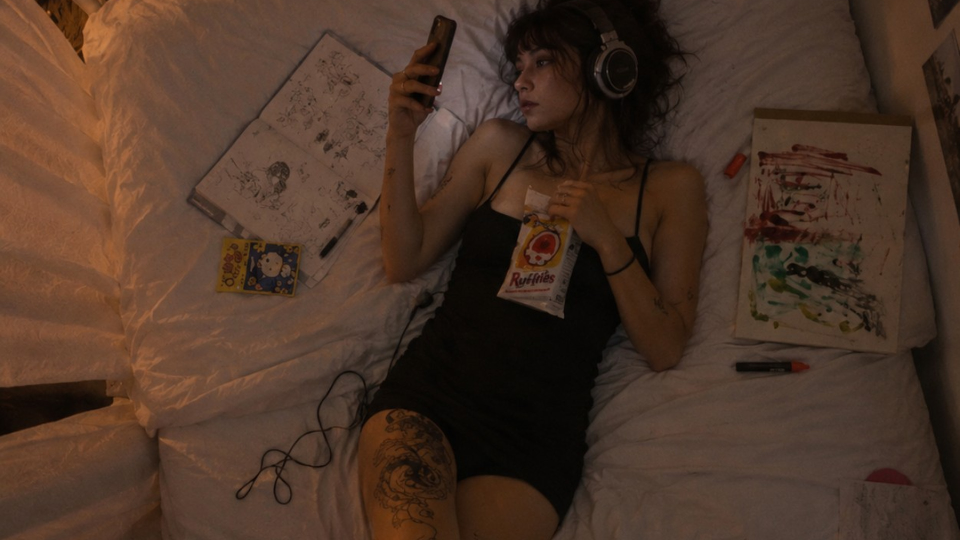
#> input picture casa-lux/assets/lux_43_bocetos.jpg, 1920 x 1080 px (shown at 1/2 size)
$ python -i generar_catalogo_cine.py   (imports and definitions only)
#> lines starting #> are read from the running program, lines starting #| are printed output that depends on the picture
#!/usr/bin/env python3
"""Catálogo de los encuadres cinematográficos usados por Casa de Lu Roth."""
import base64
import io
import json
import math
import re
from pathlib import Path
from PIL import Image, ImageDraw, ImageFont, ImageOps

ROOT = Path(__file__).resolve().parent
# [1 line that did not run here, left out]
# [1 line that did not run here, left out]
# [2 lines not run here, left out]
# [1 line that did not run here, left out]
# [1 line that did not run here, left out]
# [2 lines not run here, left out]
# Los nuevos planos usan sintaxis JS con comillas simples; se toman por nombres de archivo.
independent = [
    ("Auriculares y cuaderno", "assets/lux_43_bocetos.jpg"),
    ("Descanso bajo el edredón", "assets/lux_44_dormir.jpg"),
    ("Con el gato negro", "assets/lux_45_gato.jpg"),
    ("Sobre sábanas blancas", "assets/lux_46_sabanas.jpg"),
    ("Retrato cálido · Lux", "assets/lux_47_retrato_calido.jpg"),
    ("Lux · Lienzo negro", "assets/lux_48_taller_negro.jpg"),
    ("Lux · Retrato fragmentado", "assets/lux_49_retrato_fragmentado.jpg"),
    ("Lu Roth · Escaleras y abrigo", "assets/lu_roth_49_escalera_abrigo.jpg"),
    ("Lu Roth · Bolso y grafitis", "assets/lu_roth_50_bolso_grafitis.jpg"),
    ("Lu Roth · Bañera violeta", "assets/lu_roth_51_banera_violeta.jpg"),
    ("Lu Roth · Pasillo verde", "assets/lu_roth_52_pasillo_verde.jpg"),
    ("Lu Roth · Baño turquesa", "assets/lu_roth_53_bano_turquesa.jpg"),
    ("La gravedad es una opinión", "assets/lu_roth_54_gravedad_pintura.jpg"),
    ("Mala postura · cerámica", "assets/lu_roth_55_mala_postura_ceramica.jpg"),
    ("Televisor · señal perdida", "assets/lu_roth_56_televisor_estatica.jpg"),
    ("Tienda de madrugada", "assets/lu_roth_57_tienda_nocturna.jpg")
]
focus = [[50,42],[50,43],[50,43],[50,53],[53,35],[51,46],[50,45],[50,49],[50,40],[50,43],[51,40],[53,43],[50,47],[52,43],[50,49],[50,43],[51,38],[50,42],[50,47],[50,41],[50,42],[52,42],[50,41],[50,50],[50,44],[50,44],[50,43],[50,45],[50,49],[50,44],[50,43],[51,43],[50,46],[50,38],[51,46],[50,41],[50,47],[50,40],[49,53],[55,52],[55,49],[49,15],[57,34]]
# [2 lines not run here, left out]
packs = {}
# [5 lines not run here, left out]

def original(i):
    if i < len(scenes):
        original_i = i + (10 if i >= 16 else 0)
        packid = 24 + original_i + (1 if original_i >= 37 else 0)
        if packid not in packs:
            raise ValueError(f"Plano {i+1} sin imagen pack {packid}")
        return Image.open(io.BytesIO(packs[packid])).convert("RGB"), scenes[i]["name"]
    name, filename = independent[i-len(scenes)]
    path = ROOT / filename
    if not path.exists():
        raise FileNotFoundError(path)
    return Image.open(path).convert("RGB"), name

def black_side_crop(im):
    w, h = im.size
    sample = im.resize((240, 135), Image.Resampling.BILINEAR)
    def bar(x):
        n = 0
        for y in range(17,121,7):
            if max(sample.getpixel((x,y))) <= 8:
                n += 1
        return n / len(range(17,121,7)) >= .94
    left, right = 0, 0
    while left < 105 and bar(left):
        left += 1
    while right < 105 and bar(239-right):
        right += 1
    if left >= 14 and right >= 14 and abs(left-right) < 17 and 240-left-right >= 40:
        L = round(w * left / 240)
        R = round(w * right / 240)
        return im.crop((L, 0, w-R, h))
    return im

def crop16x9(im, at):
    im = black_side_crop(im)
    x, y = (a/100 for a in at)
    w,h = im.size
    target = 16/9
    if w/h > target:
        nw = round(h*target)
        lx = round((w-nw)*x)
        im = im.crop((lx,0,lx+nw,h))
    else:
        nh = round(w/target)
        ty = round((h-nh)*y)
        im = im.crop((0,ty,w,ty+nh))
    return im

COLS, THUMBW, THUMBH, GAP, PAD = 4, 385, 216, 18, 26
CELLH, HEAD = 267, 100
ROWS = math.ceil(len(focus)/COLS)
W=PAD*2+COLS*THUMBW+(COLS-1)*GAP
H=HEAD+PAD+ROWS*CELLH+PAD
im = Image.new("RGB",(W,H),(11,13,16))
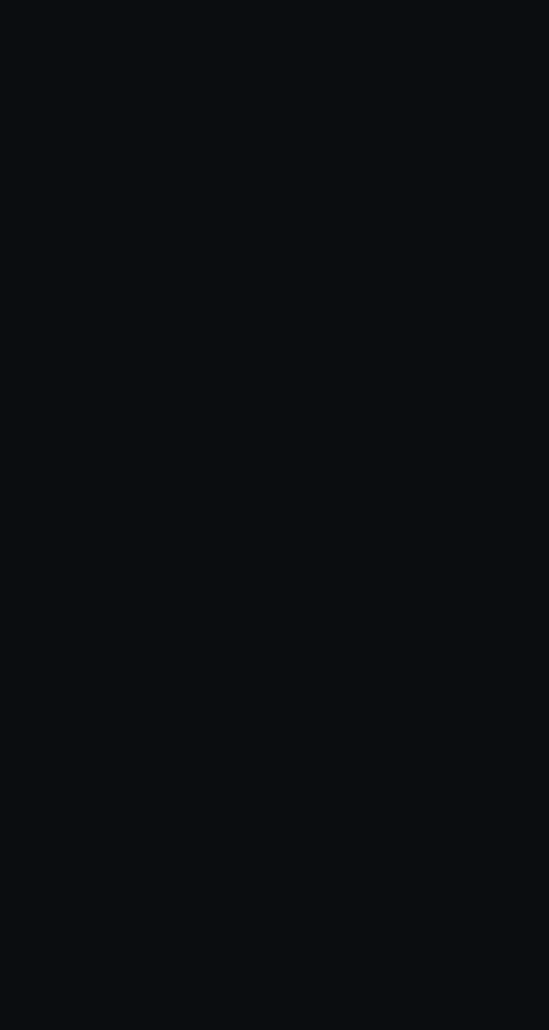
#> im: PIL image 1646x3089 RGB (shown at 1/3 size); mean R, G, B 11, 13, 16
d=ImageDraw.Draw(im)
regular="/usr/share/fonts/truetype/dejavu/DejaVuSans.ttf"
bold="/usr/share/fonts/truetype/dejavu/DejaVuSans-Bold.ttf"
fTitle=ImageFont.truetype(bold,30)
fSub=ImageFont.truetype(regular,16)
fNum=ImageFont.truetype(bold,16)
fItem=ImageFont.truetype(regular,14)
# [12 lines not run here, left out]
out=ROOT/"catalogo_encuadres_cine.jpg"
# [2 lines not run here, left out]

>>> from PIL import Image
>>> picture = Image.open('assets/lux_43_bocetos.jpg')
#> picture is the input picture: PIL image 1920x1080 RGB; mean R, G, B 76, 53.1, 39.4
>>> result = black_side_crop(picture)
#> in black_side_crop, `sample = im.resize((240, 135), Image.Resampling.BILINEAR)`:
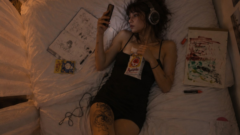
#> sample: PIL image 240x135 RGB; mean R, G, B 76, 53.1, 39.4

$ run again, on casa-lux/assets/ambient_05_lavanderia_turquesa.jpg
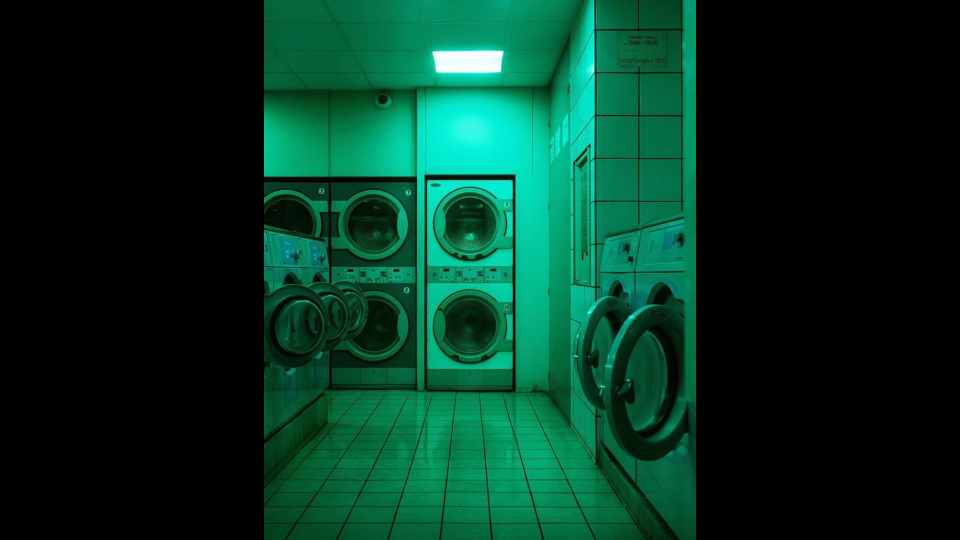
#> input picture casa-lux/assets/ambient_05_lavanderia_turquesa.jpg, 1920 x 1080 px (shown at 1/2 size)
#> picture is the input picture: PIL image 1920x1080 RGB; mean R, G, B 3.8, 52, 35.1
#> in black_side_crop, `sample = im.resize((240, 135), Image.Resampling.BILINEAR)`:
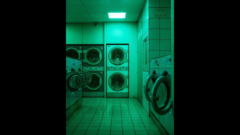
#> sample: PIL image 240x135 RGB; mean R, G, B 3.8, 52, 35.1
#> in black_side_crop, `return im.crop((L, 0, w-R, h))`:
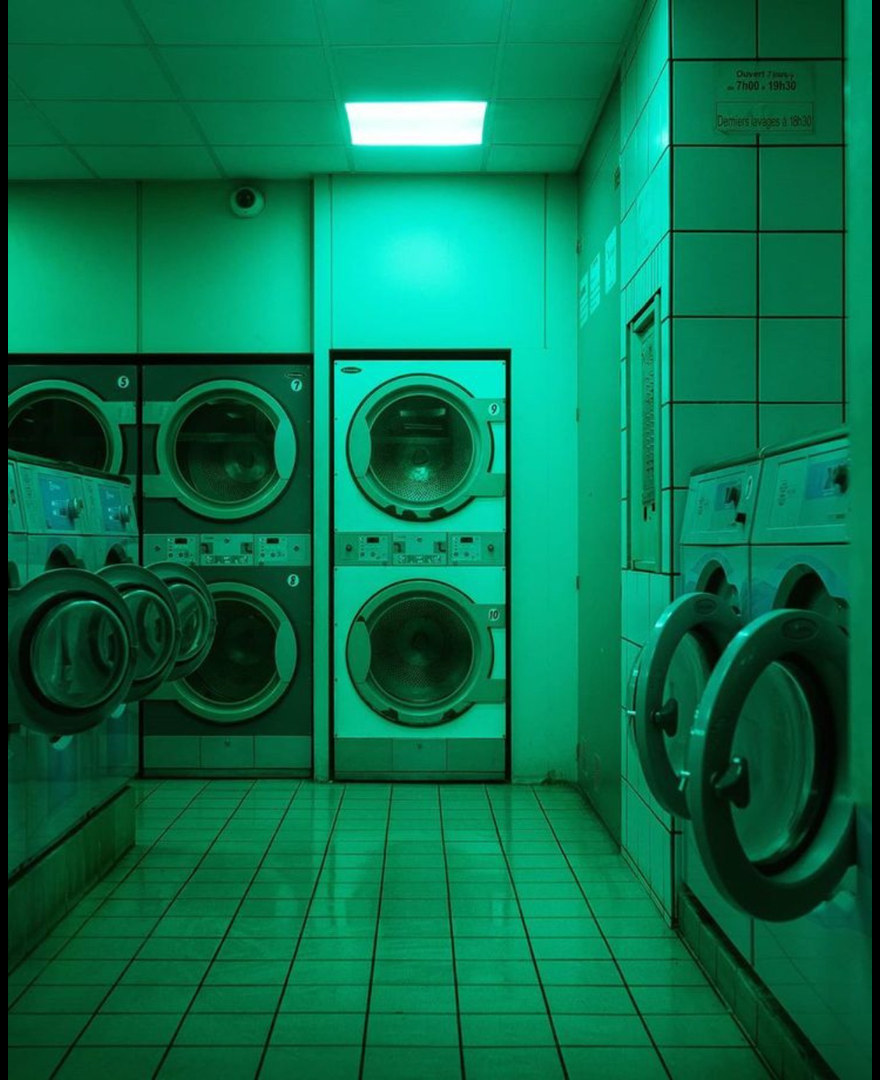
#> returned value: PIL image 880x1080 RGB; mean R, G, B 8.2, 113.4, 76.5
